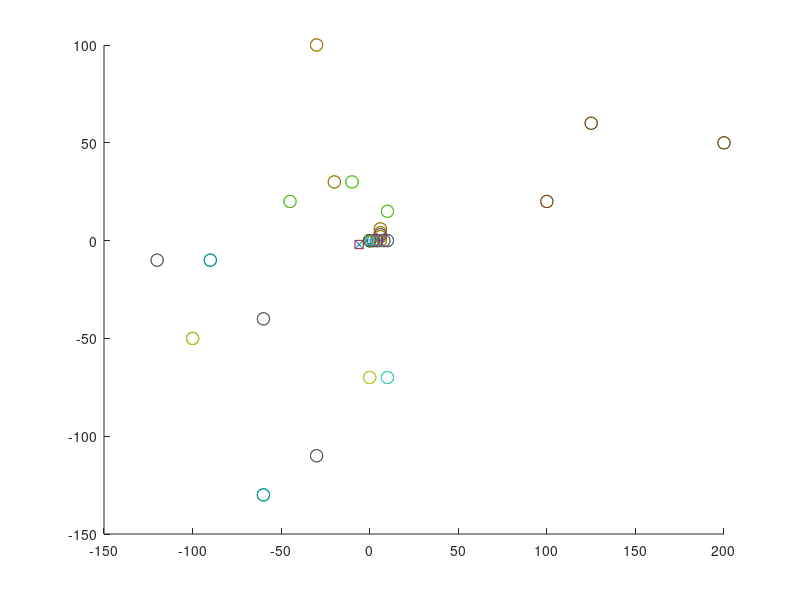

This chart was generated by the following MATLAB code:
%% C shape

hold on
scatter([-30 -20 0],[100 30 0], 80, 'g')
scatter([-30 -20 0],[100 30 0], 80, 'gx')

%% N shape 5 
hold on
scatter([-120 -60 -30 0],[-10 -40 -110 0], 80, 'g')
scatter([-120 -60 -30 0],[-10 -40 -110 0], 80, 'gx')

%% N shape 4 
hold on
scatter([-100 10 0],[-50 -70 0], 80, 'g')
scatter([-100 10 0],[-50 -70 0], 80, 'gx')

%% N shape 3 
hold on
scatter([-90 -60 0],[-10 -130 0], 80, 'g')
scatter([-90 -60 0],[-10 -130 0], 80, 'gx')

%% N shape 1 
hold on
scatter([-100 0 0],[-50 -70 0], 80, 'g')
scatter([-100 0 0],[-50 -70 0], 80, 'gx')

%% P shape 3 
hold on
scatter([-45 -10 10 0],[20 30 15 0], 80, 'g')
scatter([-45 -10 10 0],[20 30 15 0], 80, 'gx')

%% Line 1 
hold on
scatter([200 125 100 0],[50 60 20 0], 80, 'g')
scatter([200 125 100 0],[50 60 20 0], 80, 'gx')

%% Line L Turn 
hold on
scatter([2 4 6 6 6 6],[0 0 0 2 4 6], 80, 'g')
scatter([2 4 6 6 6 6],[0 0 0 2 4 6], 80, 'gx')

%% Line Bump 
hold on
scatter([2 4 6 8 10],[0 0 3 0 0 ], 80, 'g')
scatter([2 4 6 8 10],[0 0 3 0 0 ], 80, 'gx')

%% Plot box, start and goal
hold on
 line([-2.5, -2.5], [-2.5, 2]);
 line([-2.5, 2.5], [-2.5, -2.5]);
 line([2.5, 2.5], [-2.5, 2]);
  line([-1.5, -1.5], [-1.5, 2]);
 line([-1.5, 1.5], [-1.5, -1.5]);
 line([1.5, 1.5], [-1.5, 2]);
 line([-2.5, -1.5], [2, 2]);
 line([2.5, 1.5], [2, 2]);
 scatter(0,0,'sk')
 scatter(0,0,'xk')
 scatter(-6,-2,'sk')
 scatter(-6,-2,'xk')